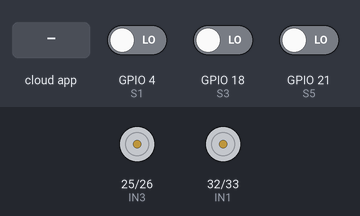
This sketch was run on a simulated ESP32. On the bench: motor-driver pin pairs drawn as motors (green arrow = first pin HIGH = forward, orange = second pin HIGH = backward, longer = more drive). The test bench sets the inputs (shaded band); at power-on: GPIO 18 (S3) LOW, GPIO 4 (S1) LOW, GPIO 21 (S5) LOW. WiFi joins after 1.5 s; servers stay silent unless stated; the Firebase database answers and starts empty; what the sketch prints to the serial monitor is not drawn.

Above: at 2.7 s.
2.8 s: the phone or cloud app sets cmd to start
At 4.0 s:
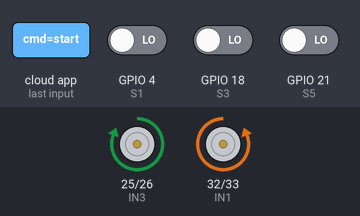
4.3 s: GPIO 18 (S3) driven HIGH
At 4.56 s:
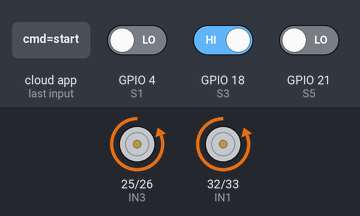
7.3 s: GPIO 4 (S1) driven HIGH
At 7.98 s:
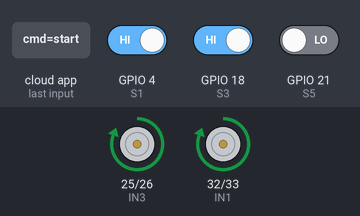
10.3 s: GPIO 21 (S5) driven HIGH
At 11.3 s:
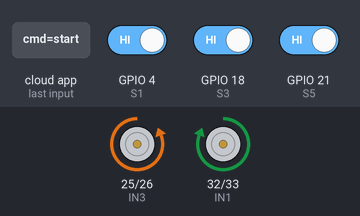
13.3 s: GPIO 21 (S5) driven LOW
16.3 s: the phone or cloud app sets cmd to stop
At 17.9 s:
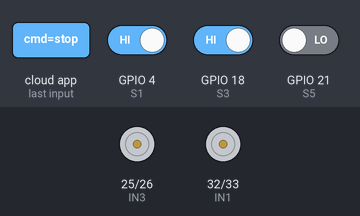
Timing chart, 0 to 18.9 s (numbered marks = the images above; inputs shaded):
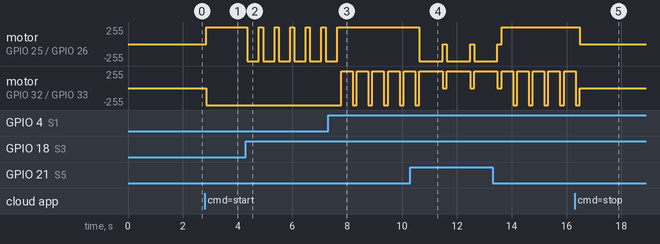

The sketch:

maze_refined.ino
```cpp
#include <WiFi.h>
#include <Firebase_ESP_Client.h>

/* ================= WIFI ================= */
#define WIFI_SSID "Subash's OnePlus Nord 3 5G"
#define WIFI_PASSWORD "123456780"

/* ================= FIREBASE ================= */
#define API_KEY "AIzaSyDUnszYKw5mY-EFOVMYK2W1gLcVQmhw-RM"
#define DATABASE_URL "https://par-optima-default-rtdb.asia-southeast1.firebasedatabase.app/"

/* ================= FIREBASE ================= */
FirebaseData fbdo;
FirebaseAuth auth;
FirebaseConfig config;

/* ================= MOTOR PINS ================= */
#define IN1 32
#define IN2 33
#define IN3 25
#define IN4 26

/* ================= IR SENSORS ================= */
#define S1 4    // LEFT
#define S3 18   // CENTER
#define S5 21   // RIGHT

/* ================= STATE ================= */
bool mazeRunning = false;
String lastCmd = "";

/* ================= SETUP ================= */
void setup() {
  Serial.begin(115200);

  pinMode(IN1, OUTPUT); pinMode(IN2, OUTPUT);
  pinMode(IN3, OUTPUT); pinMode(IN4, OUTPUT);

  pinMode(S1, INPUT);
  pinMode(S3, INPUT);
  pinMode(S5, INPUT);

  stopRobot();

  /* ===== WIFI ===== */
  WiFi.begin(WIFI_SSID, WIFI_PASSWORD);
  while (WiFi.status() != WL_CONNECTED) {
    delay(300);
    Serial.print(".");
  }
  Serial.println("\nWiFi Connected");

  /* ===== FIREBASE ===== */
  config.api_key = API_KEY;
  config.database_url = DATABASE_URL;
  Firebase.begin(&config, &auth);
  Firebase.reconnectWiFi(true);

  Serial.println("Maze Robot Ready");
}

/* ================= LOOP ================= */
void loop() {

  if (Firebase.ready()) {
    if (Firebase.RTDB.getString(&fbdo, "/cmd")) {
      String cmd = fbdo.stringData();

      if (cmd != lastCmd) {
        lastCmd = cmd;

        if (cmd == "start") {
          mazeRunning = true;
          Serial.println("Maze START");
        }

        if (cmd == "stop") {
          mazeRunning = false;
          stopRobot();
          Serial.println("Maze STOP");
        }
      }
    }
  }

  if (!mazeRunning) return;

  mazeSolver();
}

/* ================= MAZE SOLVER ================= */
void mazeSolver() {

  int left   = digitalRead(S1);
  int center = digitalRead(S3);
  int right  = digitalRead(S5);

  /* ===== LEFT HAND RULE ===== */

  // LEFT AVAILABLE
  if (left == LOW && center == HIGH) {
    turnLeft90();
    moveForward();
  }

  // STRAIGHT
  else if (center == LOW) {
    moveForward();
  }

  // RIGHT AVAILABLE
  else if (right == LOW) {
    turnRight90();
    moveForward();
  }

  // DEAD END
  else {
    uTurn();
  }
}

/* ================= MOTOR ================= */
void moveForward() {
  digitalWrite(IN1, LOW);
  digitalWrite(IN2, HIGH);
  digitalWrite(IN3, HIGH);
  digitalWrite(IN4, LOW);
}

void stopRobot() {
  digitalWrite(IN1, LOW);
  digitalWrite(IN2, LOW);
  digitalWrite(IN3, LOW);
  digitalWrite(IN4, LOW);
}

/* ================= TURNS ================= */
void turnLeft90() {
  digitalWrite(IN1, LOW);
  digitalWrite(IN2, HIGH);
  digitalWrite(IN3, LOW);
  digitalWrite(IN4, HIGH);
  delay(420);
  stopRobot();
}

void turnRight90() {
  digitalWrite(IN1, HIGH);
  digitalWrite(IN2, LOW);
  digitalWrite(IN3, HIGH);
  digitalWrite(IN4, LOW);
  delay(420);
  stopRobot();
}

void uTurn() {
  digitalWrite(IN1, HIGH);
  digitalWrite(IN2, LOW);
  digitalWrite(IN3, LOW);
  digitalWrite(IN4, HIGH);
  delay(850);
  stopRobot();
}
```

Measured:
- after the input at 2.8 s, motor on GPIO 25 (IN3) / GPIO 26 (IN4): stopped → forward 255/255 after 0.05 s; motor on GPIO 32 (IN1) / GPIO 33 (IN2): stopped → backward 255/255 after 0.05 s
- after the input at 4.3 s, motor on GPIO 25 (IN3) / GPIO 26 (IN4): alternates forward 255/255 for 0.15 s and backward 255/255 for 0.42 s, starting after 0.06 s
- after the input at 7.3 s, motor on GPIO 25 (IN3) / GPIO 26 (IN4): goes on until 7.6 s, then stays forward 255/255; motor on GPIO 32 (IN1) / GPIO 33 (IN2): alternates forward 255/255 for 0.42 s and backward 255/255 for 0.15 s, starting after 0.48 s
- after the input at 10.3 s, motor on GPIO 25 (IN3) / GPIO 26 (IN4): alternates backward 255/255 for 0.85 s and stopped for 0.15 s, starting after 0.33 s
- after the input at 16.3 s, motor on GPIO 25 (IN3) / GPIO 26 (IN4): forward 255/255 → stopped after 0.18 s
